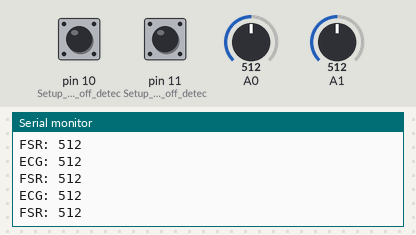
The sketch below on a simulated Arduino Uno, built with avr-gcc and run on an emulated ATmega328P. Parts: the last lines printed to the serial monitor. The test bench sets the inputs (shaded band); at power-on: A0 = 512, A1 = 512, pin 10 (Setup_for_leads_off_detec) LOW, pin 11 (Setup_for_leads_off_detec) LOW.

Above: at 1.2 s.
1.3 s: A0 set to 716
At 2.0 s:
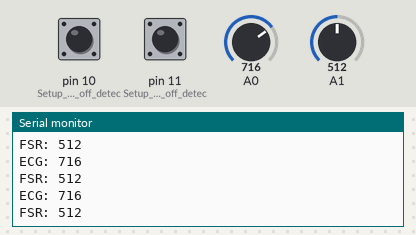
2.8 s: A1 set to 716
At 3.3 s:
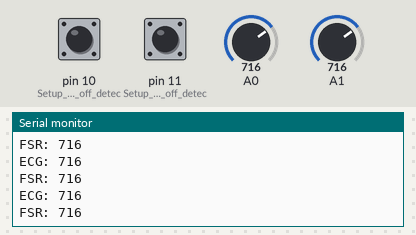
4.3 s: A0 set to 900
At 4.9 s:
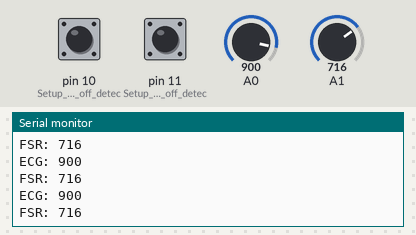
5.8 s: A1 set to 900
At 6.7 s:
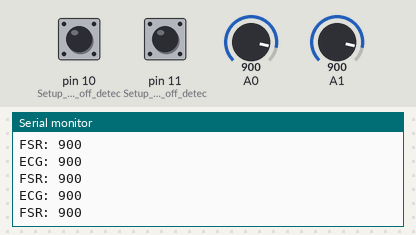
Timing chart, 0 to 8.3 s (numbered marks = the images above; inputs shaded):
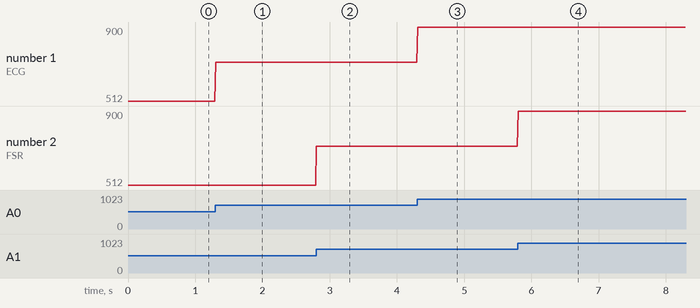

Measured:
- after the input at 1.3 s, the serial monitor: prints a new line at once (image 1)
- after the input at 2.8 s, the serial monitor: prints a new line at once (image 2)
- after the input at 4.3 s, the serial monitor: prints a new line at once (image 3)
- after the input at 5.8 s, the serial monitor: prints a new line at once (image 4)
- plotted number 1: 512 → 716 after the input at 1.3 s, 716 → 900 after the input at 4.3 s

The sketch:

bpmSensor.ino
```cpp
void setup() {
  // Initialize
  Serial.begin(115200);

  // Setup ECG Monitor
  pinMode(10, INPUT); // Setup for leads off detection LO +
  pinMode(11, INPUT); // Setup for leads off detection LO -
}

void loop() {
  if ((digitalRead(10) == 1)||(digitalRead(11) == 1)) {
    // Ignore it
    //Serial.println('!');
  } else {
    // send the value of analog input 0:
    Serial.println("ECG: " + String(analogRead(A0)));
  }
  Serial.println("FSR: " + String(analogRead(A1)));
  //Wait for a bit to keep serial data from saturating
  delay(10);
}
```
